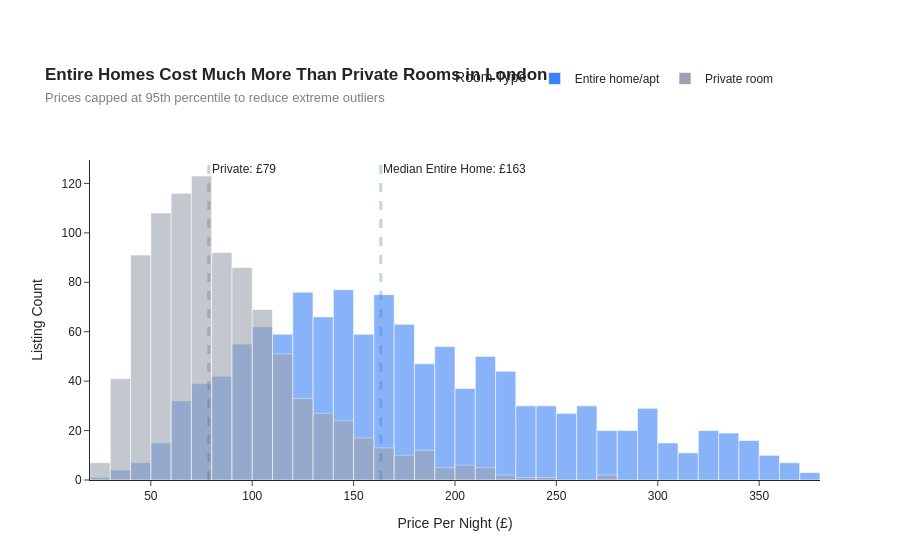

Notebook code for this chart:
### Markdown cell above
## Task 1 — Histogram: price by room type (overlapping distributions)

**What to build:** A histogram showing price distributions for **Entire home/apt vs Private room** (exclude Shared room — too few observations) overlaid on the same chart.

**Requirements:**
- Both room types on the same chart (use `color='room_type'`)
- `barmode='overlay'` with `opacity=0.6` so both distributions are visible
- A vertical line for the median of EACH room type, differently coloured
- Insight title comparing the two distributions

> 💡 `df_cap[df_cap['room_type'].isin(['Entire home/apt','Private room'])]`

### Code cell
# Task 1
# YOUR CODE HERE
# Task 1
# Histogram: price by room type

# Filter only two room types
df_task1 = df_cap[
    df_cap['room_type'].isin(['Entire home/apt', 'Private room'])
].copy()

# Calculate medians
med_home = df_task1[df_task1['room_type'] == 'Entire home/apt']['price'].median()
med_private = df_task1[df_task1['room_type'] == 'Private room']['price'].median()

# Create histogram
fig1 = px.histogram(
    df_task1,
    x='price',
    color='room_type',
    barmode='overlay',
    opacity=0.6,
    nbins=40,
    color_discrete_map={
        'Entire home/apt': '#3B82F6',
        'Private room': '#9CA3AF'
    },
    title="<b>Entire Homes Cost Much More Than Private Rooms in London</b><br><span style='font-size:13px;color:gray'>Prices capped at 95th percentile to reduce extreme outliers</span>",
    labels={
        'price': 'Price Per Night (£)',
        'count': 'Listing Count',
        'room_type': 'Room Type'
    },
    template='simple_white'
)

# Median line — Entire home
fig1.add_vline(
    x=med_home,
    line_dash='dash',
    line_color='#2E75B6',
    line_width=3,

    annotation_text=f"Median Entire Home: £{med_home:.0f}",
    annotation_position='top right'
)

# Median line — Private room
fig1.add_vline(
    x=med_private,
    line_dash='dash',
    line_color='#666666',
    line_width=3,

    annotation_text=f"Private: £{med_private:.0f}",
    annotation_position='top right',

    annotation_xshift=1
)

# Layout polish
fig1.update_layout(
    font=dict(family='Arial'),

    legend=dict(
        title='Room Type',
        orientation='h',
        y=1.30,
        x=0.72,
        xanchor='center'
    ),

    yaxis_title='Listing Count',

    margin=dict(
        t=160,
        l=90
    )
)

fig1.show()

### Figure 1 — Plotly figure (JSON) as saved in the notebook; plotly's stock layout.template omitted (floating-point values rounded to 4 significant figures; data arrays with more than 128 entries replaced by an {"elided": "..."} marker saying what was removed)
{"data": [{"bingroup": "x", "hovertemplate": "Room Type=Entire home/apt<br>Price Per Night (£)=%{x}<br>count=%{y}<extra></extra>", "legendgroup": "Entire home/apt", "marker": {"color": "#3B82F6", "opacity": 0.6, "pattern": {"shape": ""}}, "name": "Entire home/apt", "nbinsx": 40, "orientation": "v", "showlegend": true, "type": "histogram", "x": {"elided": "1251 float values"}, "xaxis": "x", "yaxis": "y"}, {"bingroup": "x", "hovertemplate": "Room Type=Private room<br>Price Per Night (£)=%{x}<br>count=%{y}<extra></extra>", "legendgroup": "Private room", "marker": {"color": "#9CA3AF", "opacity": 0.6, "pattern": {"shape": ""}}, "name": "Private room", "nbinsx": 40, "orientation": "v", "showlegend": true, "type": "histogram", "x": {"elided": "942 float values"}, "xaxis": "x", "yaxis": "y"}], "layout": {"annotations": [{"showarrow": false, "text": "Median Entire Home: £163", "x": 163.4, "xanchor": "left", "xref": "x", "y": 1, "yanchor": "top", "yref": "y domain"}, {"showarrow": false, "text": "Private: £79", "x": 78.57, "xanchor": "left", "xref": "x", "xshift": 1, "y": 1, "yanchor": "top", "yref": "y domain"}], "barmode": "overlay", "font": {"family": "Arial"}, "legend": {"orientation": "h", "title": {"text": "Room Type"}, "tracegroupgap": 0, "x": 0.72, "xanchor": "center", "y": 1.3}, "margin": {"l": 90, "t": 160}, "shapes": [{"line": {"color": "#2E75B6", "dash": "dash", "width": 3}, "type": "line", "x0": 163.4, "x1": 163.4, "xref": "x", "y0": 0, "y1": 1, "yref": "y domain"}, {"line": {"color": "#666666", "dash": "dash", "width": 3}, "type": "line", "x0": 78.57, "x1": 78.57, "xref": "x", "y0": 0, "y1": 1, "yref": "y domain"}], "title": {"text": "<b>Entire Homes Cost Much More Than Private Rooms in London</b><br><span style='font-size:13px;color:gray'>Prices capped at 95th percentile to reduce extreme outliers</span>"}, "xaxis": {"anchor": "y", "domain": [0, 1], "title": {"text": "Price Per Night (£)"}}, "yaxis": {"anchor": "x", "domain": [0, 1], "title": {"text": "Listing Count"}}}}
